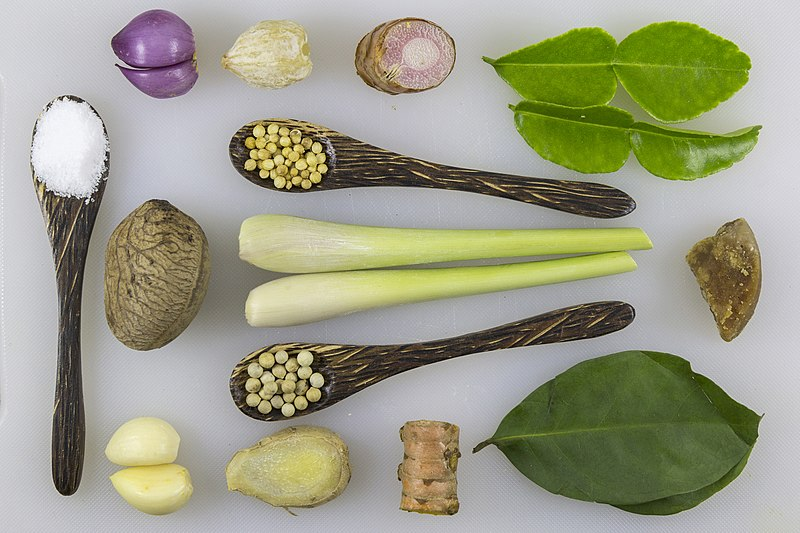
#> input picture images/Bumbu_Rawon.jpg, 800 x 533 px
$ python GDV_tutorial_09_empty.py   (older library calls are emulated)
#> lines starting #> are read from the running program, lines starting #| are printed output that depends on the picture; long printed decimals are rounded
# Demonstrating usage of filters in OpenCV
import cv2
import numpy as np
import time

def convolution_with_opencv(image, kernel):
    # flip the kernel as opencv filter2D function is a correlation not a convolution
    kernel = cv2.flip(kernel, -1)
    # when ddepth=-1, the output image will have the same depth as the source.
    ddepth = -1
    # run filtering
    result = cv2.filter2D(image, ddepth, kernel)
    # return result
    return result

def show_kernel(kernel):
    # show the kernel as image
    title_kernel = 'Kernel'
    cv2.namedWindow(title_kernel, cv2.WINDOW_NORMAL) # Note that window parameters have no effect on MacOS
    cv2.resizeWindow(title_kernel,300,300)
    # scale kernel to make it visually more appealing
    kernel_img = cv2.normalize(kernel,kernel,0,255,cv2.NORM_MINMAX, cv2.CV_8UC1)
    cv2.imshow(title_kernel,kernel_img)
    cv2.waitKey(0)

def show_resulting_images(image, result):
    title_original = 'Original image'
    cv2.namedWindow(title_original, cv2.WINDOW_AUTOSIZE) # Note that window parameters have no effect on MacOS
    cv2.imshow(title_original,image)

    title_result = 'Resulting image'
    cv2.namedWindow(title_result, cv2.WINDOW_AUTOSIZE) # Note that window parameters have no effect on MacOS
    cv2.imshow(title_result,result)

    key = cv2.waitKey(0)
    cv2.destroyAllWindows()

# use a main method for the program
def main():
    # Load the image.
    image_name = 'images/Bumbu_Rawon.jpg'
    image = cv2.imread(image_name,cv2.IMREAD_GRAYSCALE)
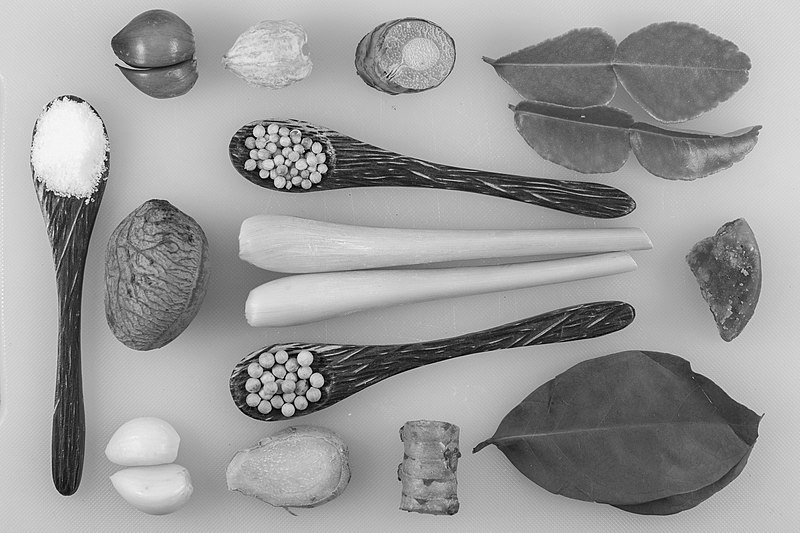
#> image: shape (533, 800); min 0, max 255, mean 155.1
    #image = cv2.resize(image, (320,213))

    ### define kernel
    # define kernel size
    kernel_size = 150
    # define Gaussian standard deviation (sigma). If it is non-positive,
    # it is computed from kernel_size as
    # sigma = 0.3*((ksize-1)*0.5 - 1) + 0.8
    sigma = -1
    # create the kernel with OpenCV
    kernel_1D = cv2.getGaussianKernel(kernel_size, sigma)
    kernel = np.transpose(kernel_1D) * kernel_1D
    # visualize the kernel
    show_kernel(kernel)
#> in show_kernel, `cv2.imshow(title_kernel,kernel_img)`:
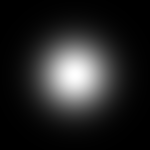
#> window 'Kernel': shape (150, 150); min 0, max 255, mean 37.1

    ### run convolution and measure the time it takes
    # start time to calculate computation duration
    start = time.time()
    # run the convolution
    result = convolution_with_opencv(image, kernel)
#> in convolution_with_opencv, `result = cv2.filter2D(image, ddepth, kernel)`:
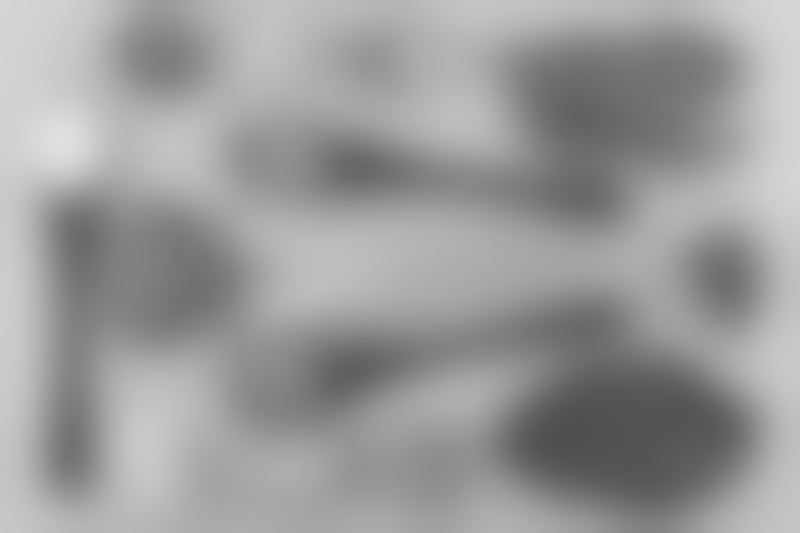
#> result: shape (533, 800); min 79, max 224, mean 155.1

    # end time after computation
    end = time.time()
    # print timing results
    print ('Computing the convolution of an image with a resolution of',image.shape[1],'by',image.shape[0],'and a kernel size of',kernel.shape[0],'by',kernel.shape[1],'took',end-start,'seconds.')
#| Computing the convolution of an image with a resolution of 800 by 533 and a kernel size of 150 by 150 took 0.03453 seconds.

    # show the original and the resulting image
    show_resulting_images(image, result)
#> (key Esc is pressed here)


# define to start the main method
if (__name__ == '__main__'):
    main()
